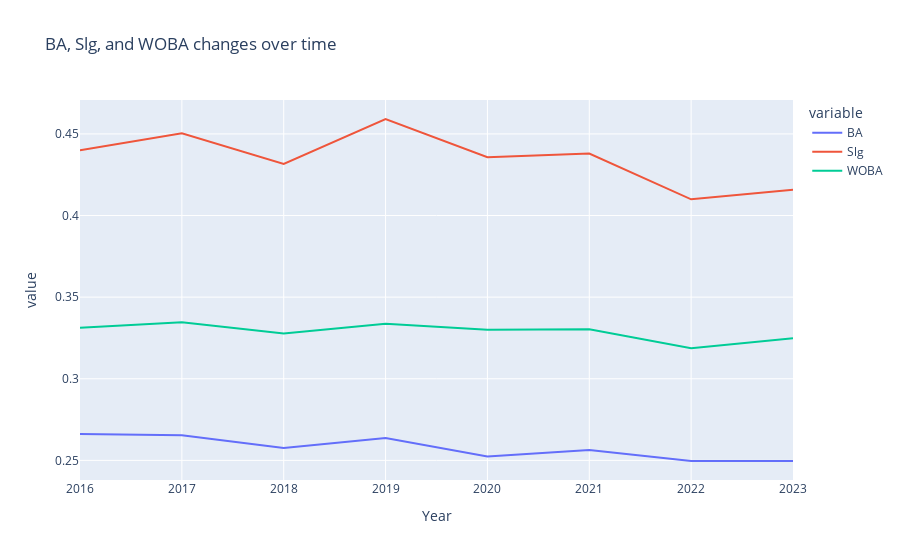

The notebook cell this image was saved under:
### Code cell
#display(exp_stats)
yearly_avg = exp_stats.groupby('Year').mean().reset_index()
fig = px.line(yearly_avg, x='Year', y=['BA', 'Slg', 'WOBA'], 
              title='BA, Slg, and WOBA changes over time')
fig.show()

### Figure 1 — Plotly figure (JSON) as saved in the notebook; plotly's stock layout.template omitted (floating-point values rounded to 4 significant figures)
{"data": [{"hovertemplate": "variable=BA<br>Year=%{x}<br>value=%{y}<extra></extra>", "legendgroup": "BA", "line": {"color": "#636efa", "dash": "solid"}, "marker": {"symbol": "circle"}, "mode": "lines", "name": "BA", "orientation": "v", "showlegend": true, "type": "scatter", "x": [2016, 2017, 2018, 2019, 2020, 2021, 2022, 2023], "xaxis": "x", "y": [0.2662, 0.2654, 0.2576, 0.2636, 0.2524, 0.2564, 0.2496, 0.2496], "yaxis": "y"}, {"hovertemplate": "variable=Slg<br>Year=%{x}<br>value=%{y}<extra></extra>", "legendgroup": "Slg", "line": {"color": "#EF553B", "dash": "solid"}, "marker": {"symbol": "circle"}, "mode": "lines", "name": "Slg", "orientation": "v", "showlegend": true, "type": "scatter", "x": [2016, 2017, 2018, 2019, 2020, 2021, 2022, 2023], "xaxis": "x", "y": [0.4399, 0.4504, 0.4316, 0.4591, 0.4358, 0.438, 0.4099, 0.4158], "yaxis": "y"}, {"hovertemplate": "variable=WOBA<br>Year=%{x}<br>value=%{y}<extra></extra>", "legendgroup": "WOBA", "line": {"color": "#00cc96", "dash": "solid"}, "marker": {"symbol": "circle"}, "mode": "lines", "name": "WOBA", "orientation": "v", "showlegend": true, "type": "scatter", "x": [2016, 2017, 2018, 2019, 2020, 2021, 2022, 2023], "xaxis": "x", "y": [0.3312, 0.3346, 0.3277, 0.3337, 0.33, 0.3303, 0.3187, 0.3249], "yaxis": "y"}], "layout": {"legend": {"title": {"text": "variable"}, "tracegroupgap": 0}, "title": {"text": "BA, Slg, and WOBA changes over time"}, "xaxis": {"anchor": "y", "domain": [0, 1], "title": {"text": "Year"}}, "yaxis": {"anchor": "x", "domain": [0, 1], "title": {"text": "value"}}}}
